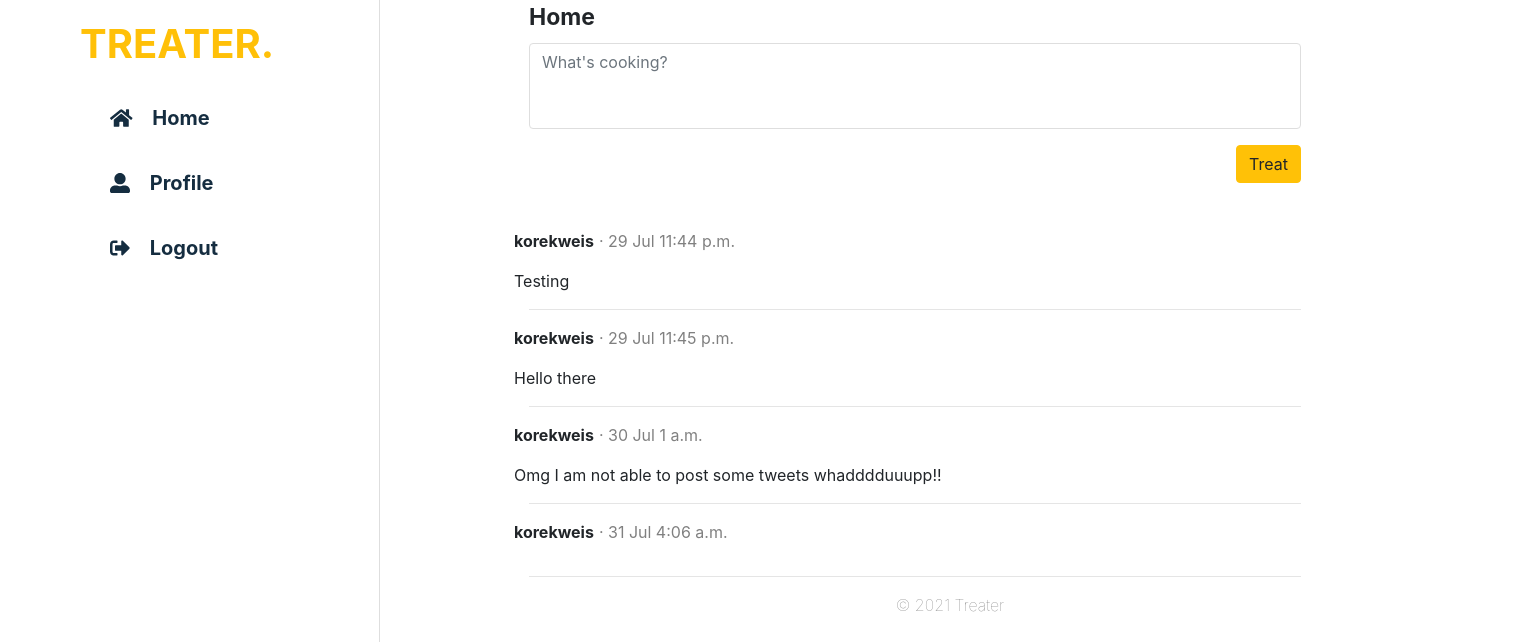
/Treater/profile (signed in), run on the app's committed database.
### treater_feed/models.py (models this page shows, shortened)
class Tweet(models.Model):
    user = models.ForeignKey(User, on_delete=models.CASCADE, related_name="tweet_user")
    tweet = models.CharField(max_length=250)
    date_and_time = models.DateTimeField(auto_now_add=True)

class User(AbstractUser):
    description = models.CharField(max_length=250, null=True)

### treater_feed/views.py (the view)
# urls.py: path("profile", views.view_own_profile, name="view_own_profile"),
@login_required
def view_own_profile(request):
    user = User.objects.get(username=request.user)
    print(user)
    return render(request, "treater_feed/profile.html", {
        "tweets": user.tweet_user.all()
    })

### treater_feed/templates/treater_feed/profile.html (shortened to what this page needs)
{% extends "treater_feed/feed.html" %} {% load static %}

### treater_feed/templates/treater_feed/feed.html (shortened to what this page needs)
{% extends "treater_feed/layout.html" %} {% block authenticated_body %}
<div class="container treater_feed">
    <div class="container feed">
        <form action="{% url 'add_tweet' %}" method="post" id="tweet-form">
            <div class="form-group text-area">
                <label class="home-title" for="tweet-text-area">Home</label>
                <textarea class="form-control" name="tweet" id="tweet-text-area" rows="3" placeholder="What's cooking?"></textarea>
            </div>
            <input class="btn btn-warning" type="submit" value="Treat" id="treat-button">
        </form>
    </div>
    <div class="container list-tweets">
        <ul>
            {% for tweet in tweets %}
            <li>
                <div class="tweet-post">
                    <div class="row">
                        <b>{{tweet.user}}</b>
                        <p class="tweet-date-time"> &#183; {{tweet.date_and_time|date:"d M"}} {{tweet.date_and_time|time:"TIME_FORMAT"}}</p>
                    </div>
                </div>
                <div class="row">
                    {{tweet.tweet}}
                </div>
            </li>
            <hr> {% endfor %}
        </ul>
    </div>
</div>
{% endblock %}

### treater_feed/static/treater_feed/styles.css (style rules this page uses)
* { box-sizing: border-box; margin: 0; padding: 0; text-decoration: none; }
.container.treater_feed { width: 80%; }
.container.feed .home-title { font-weight: bold; font-size: 23px; }
.container.feed .form-group.text-area textarea { border: 1px solid #dedede; -webkit-box-shadow: none; -moz-box-shadow: none; box-shadow: none; resize: none; }
.container.feed .btn.btn-warning { float: right; }
.container.treater_feed .container.list-tweets ul { list-style: none; }
.container.list-tweets { margin-top: 100px; overflow: hidden; }
.container.list-tweets .tweet-date-time { margin-left: 5px; color: grey; }

### data on the page
Tweet: user "korekweis", date_and_time "29 Jul", date_and_time "11:44 p.m.", tweet "Testing"
Tweet: user "korekweis", date_and_time "29 Jul", date_and_time "11:45 p.m.", tweet "Hello there"
Tweet: user "korekweis", date_and_time "30 Jul", date_and_time "1 a.m.", tweet "Omg I am not able to post some tweets whadddduuupp!!"
Tweet: user "korekweis", date_and_time "31 Jul", date_and_time "4:06 a.m."
